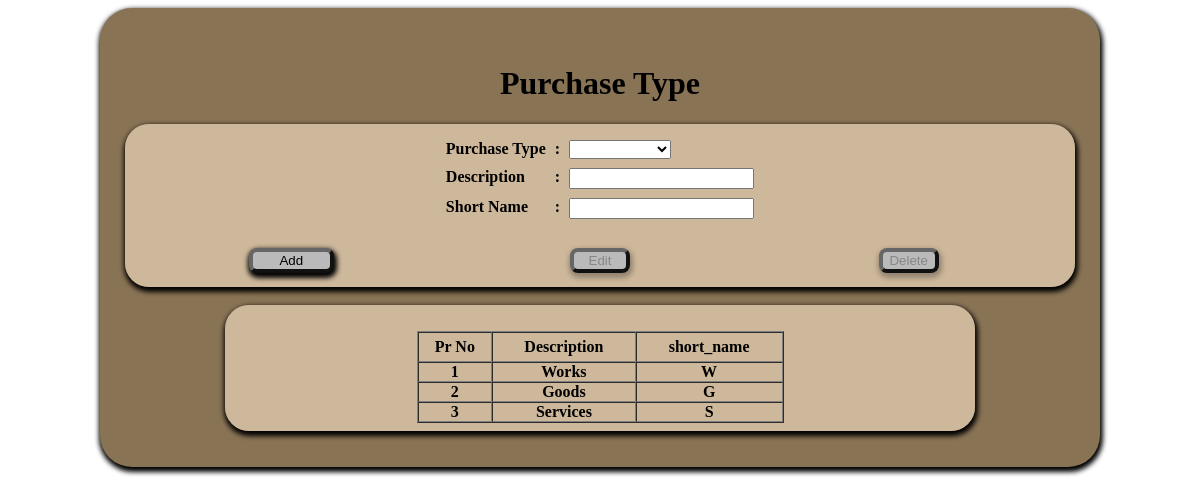
The app's page /pur_type.php with its own data.
### tables this page shows
CREATE TABLE `pc_pr_type` (
  `pr_type_no` int(11) NOT NULL,
  `description` varchar(10) NOT NULL,
  `short_name` varchar(5) NOT NULL
);

### pur_type.php (the view, shortened to what this page needs)
 <!DOCTYPE html>
<html>
<head>
<link href="css/Css_file.css" rel="stylesheet" type="text/css">
</head>
	<body onLoad="sessSet('pur_type.php')" >
	<?php
	$butOp=false;
	if (isset($_POST['txtpr_type_no']) && ($_POST['txtpr_type_no'] != "new")){
		$PurType =  $_POST['txtpr_type_no'];
	}else{
	}if(isset($_POST['txtdescription'])){
		$description = $_POST['txtdescription'];
	}else{
		$description ="";
	}if(isset($_POST['txtshort_name'])){
		$short_name = $_POST['txtshort_name'];
	}else{
		$short_name ="";
	}
?>
<div id="wrapp">
	<form name = "form1" method="post" action="" onSubmit="return formvalidate()" class="plain">
<table align="center" class="searchResults">
		<table align="center" width="95%" id="wrapped2"  border="0" cellpadding="10" cellspacing="1">
			<caption>
			<h1>Purchase Type</h1></caption>
				<tr>
					<th>
					<table align="center"  border="0" cellpadding="4" cellspacing="1" style="color:#000000">
                <div class="combobox">
				<tr>
					<th valign="top" scope="row"><div align="left">Purchase Type</div></th>
					<th valign="top">:</th>
							<td align="left">
							<select name = "txtpr_type_no" id = "txtpr_type_no" onchange = "document.form1.submit()">
			</td>
    </tr>
				</tr>
				</div>
				<tr>
					<th valign="top" scope="row"><div align="left">Description</div></th>
					<th valign="top">:</th>
					<td align="left">
					<input name="txtdescription" id="txtdescription" type="text" value="<?php  echo $description; ?>"></td>
				</tr>
				<tr>
					<th valign="top" scope="row"><div align="left">Short Name</div></th>
					<th valign="top">:</th>
					<td align="left">
					<input name="txtshort_name" id="txtshort_name" type="text" value="<?php echo $short_name;?>"></td>
				</tr>
			<br/>
			<br/>
			<tr>
				<td class="tbrow" colspan="3" >
				<table width="100%" >
					<tr >
						<td class="tbrow" width="22%"> <div align="center"><font color="#FF33CC" size="1">
							<input name="btnadd" type="submit" id="btnadd" value="Add" onClick="" <?php if ($butOp){echo 'disabled="disabled"';}?>>
							</font></div>
						</td>
					<td class="tbrow" width="22%"> <div align="center"><font color="#FF33CC">
							<input name="btnEdit" id="btnEdit" type="submit" value="Edit" <?php if ($butOp == false){echo 'disabled="disabled"';}?>  class="button" style="width:60px;"/>
							</font></div>
						   <td class="tbrow" width="22%"> <div align="center"><font color="#FF33CC">
						   <input name="btndelete" id="btndelete" type="submit" value="Delete" class="button" <?php if ($butOp == false){echo 'disabled="disabled"';}?> style="width:60px;" />
							</font></div>
						</td>
				</tr>
				</table>
				</td>
			</tr>
<br/>
			<table id="wrapped" align="center" cellspacing="3" cellpadding="5" border="0">
			<tr>
				<th>
				<?php
					$result1 = mysql_query("SELECT * FROM pc_pr_type ORDER BY pr_type_no");
					if(mysql_num_rows($result1)>0){
					if ($myrow = mysql_fetch_array($result1)) {
					echo '<br>';
					echo '<table id = "table2" align="center" border="1" cellspacing="0" cellpadding="0" width=50% >'."\n";
					echo '<tr height="30">';
					echo '<td class="tbrow" ><div align="center">Pr No</td>';
					echo '<td class="tbrow" ><div align="center">Description</td>';
					echo '<td class="tbrow" ><div align="center">short_name</td>';
					echo "</tr>\n";
					do {
				?>
				<tr>
                	<td class="" ><?php echo $myrow['pr_type_no']; ?></td>
					<td class="" ><?php echo $myrow['description']; ?></td>
					<td class=""><?php echo $myrow['short_name']; ?></td>
				<?php
					}
					while ($myrow = mysql_fetch_array($result1));
					echo '</table>';
					}
					}
					else{
						echo "No Result to Display";
					}
				?>
				</th>
			</table>
	<br />
	<br />
</body>
</html>

### css/Css_file.css (style rules this page uses)
Caption { color:#000000; white-space:nowrap; }
#wrapp { width:1000px; margin:auto; background:#897355; box-shadow:1px 3px 5px 2px; border-radius:2em; }
input[type="submit"],#browse,#start-upload,.butt { background:#bababa; border-radius: 8px; border-color:#666666; border-width:4px; width:85px; box-shadow:1px 3px 5px 2px; }
#wrapped { background:url(../images/inbg5.png); margin:auto; width:750px; box-shadow:1px 3px 5px 2px; border-radius:1.5em; }
#wrapped2 { background:url(../images/inbg5.png); margin:auto; width:95%; box-shadow:1px 3px 5px 2px; border-radius:1.5em; }
th, td { font-weight:bolder; vertical-align:central; color:#000; font-size:16px; }

### records on screen
pc_pr_type: pr_type_no "1", description "Works", short_name "W"
pc_pr_type: pr_type_no "2", description "Goods", short_name "G"
pc_pr_type: pr_type_no "3", description "Services", short_name "S"
